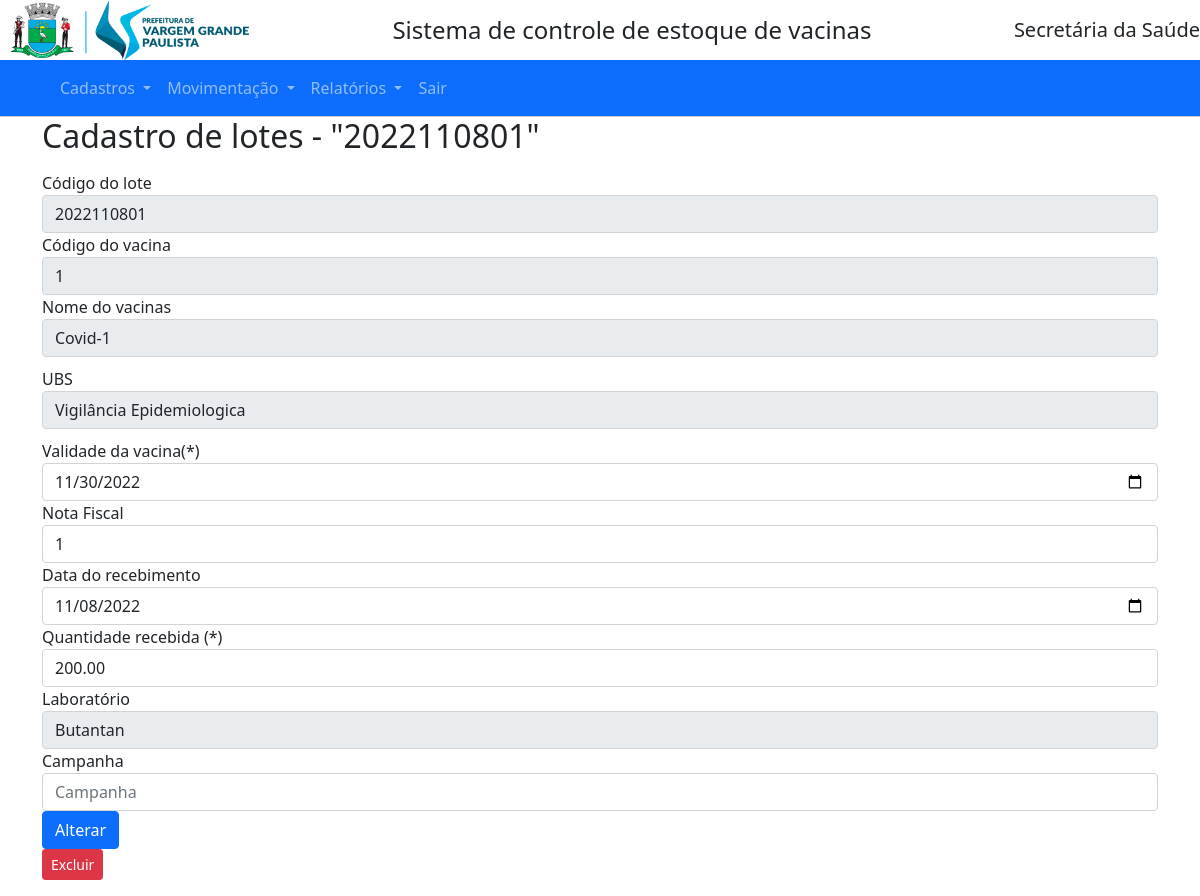
Page /mnucadastro/2022110801/lts_alt on the committed database.
### appest.py (models this page shows)
class Lotes(db.Model):   # Nome da tabela e campos conforme banco de dados
    lts_lote = db.Column(db.Integer, primary_key=True)
    lts_vacina = db.Column(db.Integer, db.ForeignKey(Vacinas.vcn_id), nullable=False)
    lts_val_vacina = db.Column(db.Date, default=datetime.now())
    lts_nota_fiscal = db.Column(db.Integer)
    lts_dt_recebimento = db.Column(db.DateTime, default=datetime.now())
    lts_qtde_rec = db.Column(db.Numeric)
    lts_campanha = db.Column(db.String(50))
    lts_ubs = db.Column(db.Integer, db.ForeignKey(Ubs.ubs_id))
    lts_mov = db.relationship('Movimentacoes', backref='lotes_mov') #Nome da Classe e campo virtual
    lts_loc = db.relationship('Localiza_vacinas', backref='lotes_loc') #Nome da Classe e campo virtual

class Vacinas(db.Model):
    vcn_id = db.Column(db.Integer, primary_key=True, autoincrement=True)
    vcn_nome = db.Column(db.String(50), nullable=False)
    vcn_protecao = db.Column(db.String(50), nullable=False)
    vcn_est_min = db.Column(db.Numeric)
    vcn_est_max = db.Column(db.Numeric)
    vcn_vol_dose = db.Column(db.Numeric)
    vcn_temperatura = db.Column(db.Numeric)
    vcn_laboratorio = db.Column(db.String(50), nullable=False)
    vcn_reacoes = db.Column(db.String(150))
    vcn_composicao = db.Column(db.String(50))
    vcn_doses = db.Column(db.Numeric)
    vcn_idade_rec = db.Column(db.Integer)
    vcn_intervalo_doses_rec = db.Column(db.Numeric)
    vcn_intervalo_doses_min = db.Column(db.Numeric)
    vcn_via_administracao = db.Column(db.String(50))
    vcn_local_aplicacao = db.Column(db.String(50))
    vcn_agulha = db.Column(db.String(30))
    vcn_lotes = db.relationship('Lotes', backref='lote') #Nome da Classe e campo virtual
    vcn_req = db.relationship('Requisicoes', backref='req') #Nome da Classe e campo virtual
    vcn_mov = db.relationship('Movimentacoes', backref='mov_vcn') #Nome da Classe e campo virtual
    vcn_loc = db.relationship('Localiza_vacinas', backref='local_vcn') #Nome da Classe e campo virtual

class Ubs(db.Model):   # Nome da tabela e campos conforme banco de dados
    ubs_id = db.Column(db.Integer, primary_key=True, autoincrement=True)
    ubs_nome = db.Column(db.String(50), nullable=False)
    ubs_endereco = db.Column(db.String(50))
    ubs_numero = db.Column(db.String(20))
    ubs_bairro = db.Column(db.String(35))
    ubs_telefone = db.Column(db.String(11))
    ubs_responsavel = db.Column(db.String(50))
    ubs_users = db.relationship('User', backref='user') #Nome da Classe e campo virtual
    ubs_req_origem = db.relationship('Requisicoes',foreign_keys="Requisicoes.req_UBS_orig", backref='req_origem') #Nome da Classe e campo virtual
    ubs_req_dest = db.relationship('Requisicoes',foreign_keys="Requisicoes.req_UBS_dest", backref='req_dest') #Nome da Classe e campo virtual
    ubs_mov = db.relationship('Movimentacoes', backref='mov_ubs') #Nome da Classe e campo virtual
    ubs_lts = db.relationship('Lotes', backref='lotes') #Nome da Classe e campo virtual
    ubs_loc = db.relationship('Localiza_vacinas', backref='local_ubs') #Nome da Classe e campo virtual

### appest.py (the view, shortened to what this page needs)
@app.route('/mnucadastro/<int:id>/lts_alt', methods=('GET','POST'))    # obrigatório ter o parametro no endereco
def alt_lts(id):
    reg_lts = get_post_lts(id)
    lista_ubs = Ubs.query.all()           # Nome de funcao NUNCA PODE SER IGUAL AO NOME DA TABELA
    return render_template('movimentacao/alt_lotes.html', reg_lts=reg_lts, lista_ubs=lista_ubs)

### appest.py (called while the page is built)
def get_post_lts(id):
    reg_lts = Lotes.query.filter_by(lts_lote=id).first()
    if reg_lts is None:
        flash('Lote não cadastrado')
    return reg_lts

### templates/movimentacao/alt_lotes.html
{% extends 'base.html' %}
{% block content %}
  <h2>{% block title %}Cadastro de lotes - "{{ reg_lts['lts_lote'] }}" {% endblock %}</h2>
  <p>
    <form method="POST">
      <div class="form-group">
        <label for="form_lote">Código do lote</label>
        <input readonly type="number" name="form_lote"
             placeholder="Código do lote" class="form-control"
             value="{{ request.form['form_lote'] or reg_lts['lts_lote']}}"></input>
      </div>
      <div class="form-group">
        <label for="form_vacina">Código do vacina</label>
        <input readonly type="number" name="form_vacina"
             placeholder="Código da vacina" class="form-control"
           value="{{ request.form['form_vacina'] or reg_lts['lts_vacina']}}"></input>
      </div>
      <div class="form-group">
        <label for="form_vacina_nome">Nome do vacinas</label>
        <input readonly type="text" name="form_vacina_nome" class="form-control"
           value="{{ reg_lts.lote.vcn_nome }}"></input>
      </div>
      <div class="form-group form_select">
        <label for="form_ubs">UBS</label>
        <input readonly type="text" name="form_ubs"
           class="form-control" value="{{ reg_lts.lotes.ubs_nome }}"></input>
      </div>
      <div class="form-group">
        <label for="form_val_vacina">Validade da vacina(*)</label>
        <input type="date" name="form_val_vacina" class="form-control"
           value="{{ request.form['form_val_vacina'] or reg_lts['lts_val_vacina'].strftime('%Y-%m-%d')}}"></input>
      </div>
      <div class="form-group">
        <label for="form_nota_fiscal">Nota Fiscal</label>
        <input type="number" name="form_nota_fiscal"
           placeholder="Número da nota fiscal" class="form-control"
           value="{{ request.form['form_nota_fiscal'] or reg_lts['lts_nota_fiscal']}}"></input>
      </div>
      <div class="form-group">
         <label for="form_dt_recebimento">Data do recebimento</label>
         <input type="date" name="form_dt_recebimento"
            placeholder="Data do recebimento" class="form-control"
            value="{{ request.form['form_dt_recebimento'] or reg_lts['lts_dt_recebimento'].strftime('%Y-%m-%d')}}"></input>
      </div>
      <div class="form-group">
         <label for="form_qtde_rec">Quantidade recebida (*)</label>
         <input required type="number" name="form_qtde_rec"
            placeholder="Quantidade recebida" class="form-control"
            value="{{ request.form['form_qtde_rec'] or '%0.2f'|format(reg_lts['lts_qtde_rec']|float)}}"></input>
      </div>
      <div class="form-group">
         <label for="form_laboratorio">Laboratório</label>
         <input readonly type="Text" name="form_laboratorio"
            class="form-control" value="{{ reg_lts.lote.vcn_laboratorio }}"></input>
      </div>
      <div class="form-group">
        <label for="form_campanha">Campanha</label>
        <input type="Text" name="form_campanha"
           placeholder="Campanha" class="form-control"
           value="{{ request.form['form_campanha'] or reg_lts['lts_campanha']}}"></input>
     </div>
     <div class="form-group">
        <button type="submit" class="btn btn-primary">Alterar</button>
      </div>
    </form>
    <form action="{{ url_for('del_lts', lote=reg_lts['lts_lote'], ubs=reg_lts['lts_ubs']) }}" method="POST">
        <input type="submit" value="Excluir"
              class="btn btn-danger btn-sm"
              onclick="return confirm('Você tem certeza que quer apagar ?')">
    </form>
</p>
{% endblock %}

### static/css/main.css (style rules this page uses)
.form_select { margin-top: 10px; margin-bottom: 10px; }

### rows in the picture
Lotes: lts_lote "2022110801", form_lote "2022110801", form_vacina "1", form_val_vacina "11/30/2022", form_nota_fiscal "1", form_dt_recebimento "11/08/2022", form_qtde_rec "200.00"
Vacinas: form_vacina_nome "Covid-1", form_laboratorio "Butantan"
Ubs: form_ubs "Vigilância Epidemiologica"
